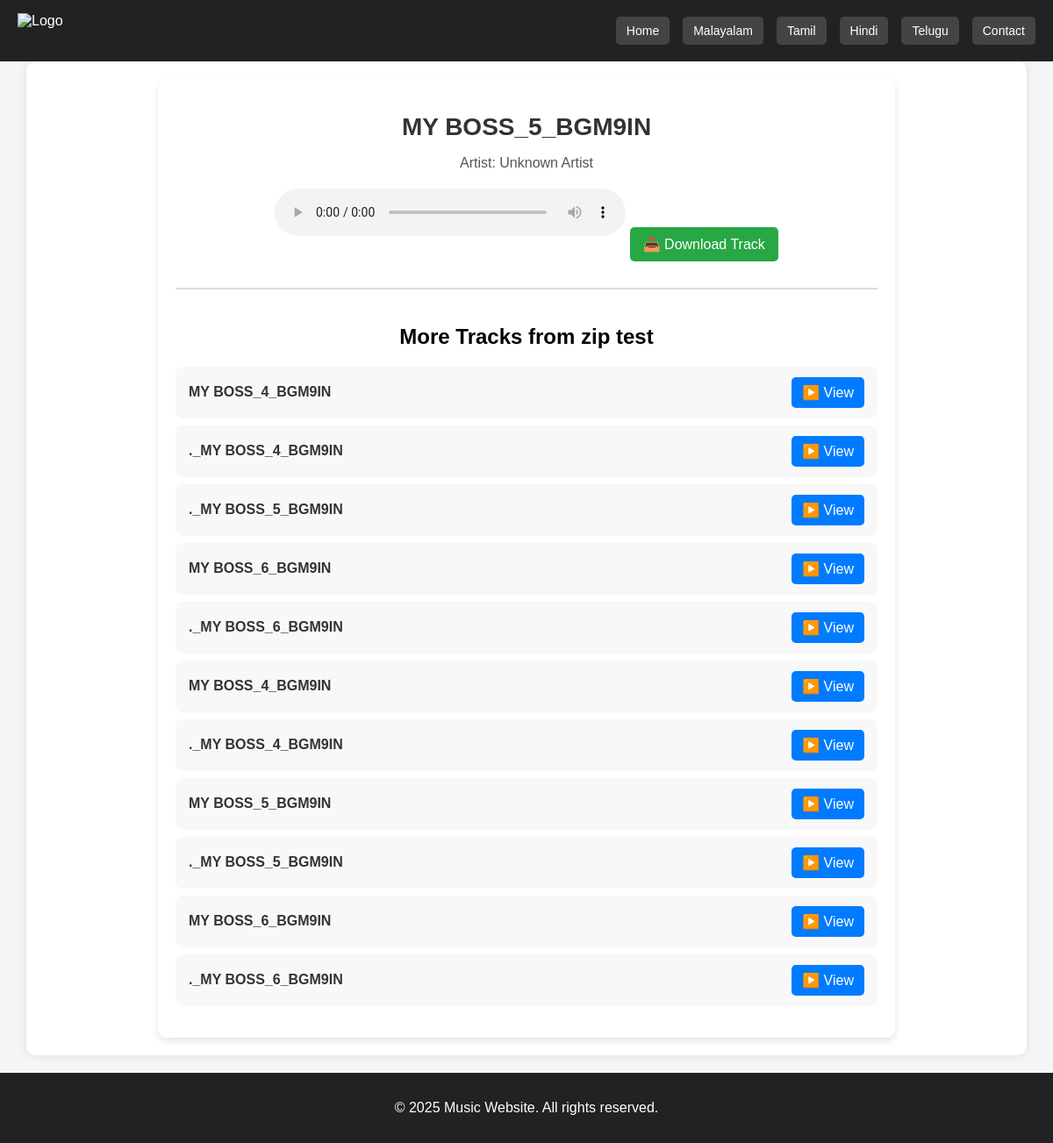
Page /track/7/ on the committed database.
### music/models.py (models this page shows, shortened)
class Music(models.Model):
    title = models.CharField(max_length=255)
    artist = models.CharField(max_length=255, default="Unknown Artist")
    album = models.ForeignKey(Album, on_delete=models.CASCADE, related_name="tracks", blank=True, null=True)
    file = models.FileField(upload_to='music_files/', help_text="Upload MP3 files")
    cover_image = models.ImageField(upload_to='music_covers/', blank=True, null=True, help_text="Upload an image for the track")

class Album(models.Model):
    title = models.CharField(max_length=255, unique=True)
    category = models.ForeignKey(Category, on_delete=models.SET_NULL, null=True, blank=True, related_name="albums")
    cover_image = models.ImageField(upload_to='album_covers/', blank=True, null=True, help_text="Upload an album cover")
    zip_file = models.FileField(upload_to='album_zips/', blank=True, null=True, help_text="Upload a ZIP file containing MP3s")

### music/views.py (the view)
# urls.py: path('track/<int:track_id>/', track_detail, name='track_detail'),
def track_detail(request, track_id):
    track = get_object_or_404(Music, id=track_id)
    album_tracks = track.album.tracks.exclude(id=track.id) if track.album else []
    ads = get_ad_settings()
    return render(request, 'track_detail.html', {'track': track, 'album_tracks': album_tracks, 'ads': ads})

### music/views.py (called while the page is built)
def get_ad_settings():
    return AdSettings.objects.first()

### music/templates/music/track_detail.html (shortened to what this page needs)
{% extends 'base.html' %}
{% block content %}
<div class="track-container">
    <h1 class="track-title">{{ track.title }}</h1>
    <p class="track-info">Artist: {{ track.artist }}</p>
    <audio controls class="audio-player">
        <source src="{{ track.file.url }}" type="audio/mpeg">
    </audio>
    <a href="{{ track.file.url }}" download class="download-btn">📥 Download Track</a>
    {% if album_tracks %}
    <div class="other-tracks">
        <h2>More Tracks from {{ track.album.title }}</h2>
        <ul class="track-list">
            {% for other_track in album_tracks %}
                <li class="track-item">
                    <span class="track-name">{{ other_track.title }}</span>
                    <a href="{% url 'track_detail' other_track.id %}" class="view-btn">▶️ View</a>
                </li>
            {% endfor %}
        </ul>
    </div>
    {% endif %}
</div>
{% endblock %}

### music/templates/music/base.html (style rules this page uses)
body { font-family: Arial, sans-serif; margin: 0; padding: 0; background: #f5f5f5; }

### music/templates/music/track_detail.html (style rules this page uses)
.track-container { max-width: 800px; margin: auto; padding: 20px; background: #fff; border-radius: 10px; box-shadow: 0 4px 8px rgba(0, 0, 0, 0.1); text-align: center; }
.track-title { font-size: 28px; font-weight: bold; margin-bottom: 10px; color: #333; }
.track-info { font-size: 16px; color: #555; margin-bottom: 20px; }
.audio-player { width: 100%; max-width: 400px; margin: auto; margin-bottom: 15px; }
.download-btn { display: inline-block; text-decoration: none; color: white; background: #28a745; padding: 10px 15px; border-radius: 5px; transition: 0.3s; font-size: 16px; }
.other-tracks { margin-top: 30px; padding-top: 20px; border-top: 2px solid #ddd; }
.track-list { list-style: none; padding: 0; }
.track-item { display: flex; align-items: center; justify-content: space-between; padding: 12px 15px; margin: 8px 0; background: #f8f8f8; border-radius: 8px; transition: 0.3s; }
.track-name { font-size: 16px; font-weight: bold; color: #333; }
.view-btn { text-decoration: none; color: white; background: #007bff; padding: 8px 12px; border-radius: 5px; transition: 0.3s; }

### rows in the picture
Music: title "MY BOSS_5_BGM9IN", artist "Unknown Artist", album "zip test"
Music: title "MY BOSS_4_BGM9IN"
Music: title "._MY BOSS_4_BGM9IN"
Music: title "._MY BOSS_5_BGM9IN"
Music: title "MY BOSS_6_BGM9IN"
Music: title "._MY BOSS_6_BGM9IN"
Music: title "MY BOSS_4_BGM9IN"
Music: title "._MY BOSS_4_BGM9IN"
Music: title "MY BOSS_5_BGM9IN"
Music: title "._MY BOSS_5_BGM9IN"
Music: title "MY BOSS_6_BGM9IN"
Music: title "._MY BOSS_6_BGM9IN"
